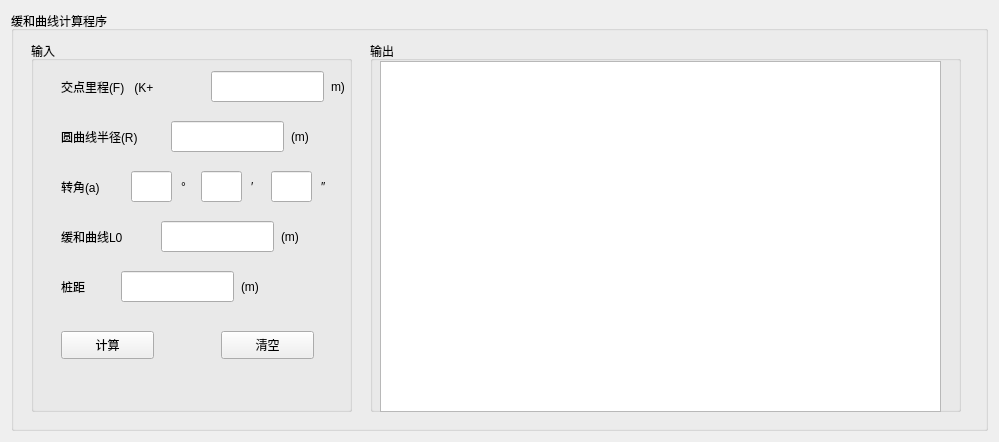
<?xml version="1.0" encoding="UTF-8"?>
<ui version="4.0">
 <class>Form</class>
 <widget class="QWidget" name="Form">
  <property name="geometry">
   <rect>
    <x>0</x>
    <y>0</y>
    <width>999</width>
    <height>442</height>
   </rect>
  </property>
  <property name="windowTitle">
   <string>Form</string>
  </property>
  <layout class="QHBoxLayout" name="horizontalLayout">
   <item>
    <widget class="QGroupBox" name="groupBox">
     <property name="title">
      <string>缓和曲线计算程序</string>
     </property>
     <widget class="QGroupBox" name="groupBox_2">
      <property name="geometry">
       <rect>
        <x>20</x>
        <y>30</y>
        <width>321</width>
        <height>371</height>
       </rect>
      </property>
      <property name="title">
       <string>输入</string>
      </property>
      <widget class="QPushButton" name="btn_calc">
       <property name="geometry">
        <rect>
         <x>30</x>
         <y>290</y>
         <width>93</width>
         <height>28</height>
        </rect>
       </property>
       <property name="text">
        <string>计算</string>
       </property>
      </widget>
      <widget class="QPushButton" name="btn_clear">
       <property name="geometry">
        <rect>
         <x>190</x>
         <y>290</y>
         <width>93</width>
         <height>28</height>
        </rect>
       </property>
       <property name="text">
        <string>清空</string>
       </property>
      </widget>
      <widget class="QLabel" name="label">
       <property name="geometry">
        <rect>
         <x>30</x>
         <y>30</y>
         <width>141</width>
         <height>31</height>
        </rect>
       </property>
       <property name="text">
        <string>交点里程(F)   (K+</string>
       </property>
      </widget>
      <widget class="QLineEdit" name="edit_F">
       <property name="geometry">
        <rect>
         <x>180</x>
         <y>30</y>
         <width>113</width>
         <height>31</height>
        </rect>
       </property>
      </widget>
      <widget class="QLabel" name="label_2">
       <property name="geometry">
        <rect>
         <x>300</x>
         <y>30</y>
         <width>21</width>
         <height>31</height>
        </rect>
       </property>
       <property name="text">
        <string>m)</string>
       </property>
      </widget>
      <widget class="QLabel" name="label_3">
       <property name="geometry">
        <rect>
         <x>30</x>
         <y>80</y>
         <width>141</width>
         <height>31</height>
        </rect>
       </property>
       <property name="text">
        <string>圆曲线半径(R)</string>
       </property>
      </widget>
      <widget class="QLabel" name="label_4">
       <property name="geometry">
        <rect>
         <x>30</x>
         <y>130</y>
         <width>141</width>
         <height>31</height>
        </rect>
       </property>
       <property name="text">
        <string>转角(a)</string>
       </property>
      </widget>
      <widget class="QLabel" name="label_5">
       <property name="geometry">
        <rect>
         <x>30</x>
         <y>180</y>
         <width>141</width>
         <height>31</height>
        </rect>
       </property>
       <property name="text">
        <string>缓和曲线L0</string>
       </property>
      </widget>
      <widget class="QLabel" name="label_6">
       <property name="geometry">
        <rect>
         <x>30</x>
         <y>230</y>
         <width>141</width>
         <height>31</height>
        </rect>
       </property>
       <property name="text">
        <string>桩距</string>
       </property>
      </widget>
      <widget class="QLabel" name="label_7">
       <property name="geometry">
        <rect>
         <x>260</x>
         <y>80</y>
         <width>21</width>
         <height>31</height>
        </rect>
       </property>
       <property name="text">
        <string>(m)</string>
       </property>
      </widget>
      <widget class="QLineEdit" name="edit_R">
       <property name="geometry">
        <rect>
         <x>140</x>
         <y>80</y>
         <width>113</width>
         <height>31</height>
        </rect>
       </property>
      </widget>
      <widget class="QLabel" name="label_8">
       <property name="geometry">
        <rect>
         <x>250</x>
         <y>180</y>
         <width>21</width>
         <height>31</height>
        </rect>
       </property>
       <property name="text">
        <string>(m)</string>
       </property>
      </widget>
      <widget class="QLineEdit" name="edit_L">
       <property name="geometry">
        <rect>
         <x>130</x>
         <y>180</y>
         <width>113</width>
         <height>31</height>
        </rect>
       </property>
      </widget>
      <widget class="QLabel" name="label_9">
       <property name="geometry">
        <rect>
         <x>210</x>
         <y>230</y>
         <width>21</width>
         <height>31</height>
        </rect>
       </property>
       <property name="text">
        <string>(m)</string>
       </property>
      </widget>
      <widget class="QLineEdit" name="edit_D">
       <property name="geometry">
        <rect>
         <x>90</x>
         <y>230</y>
         <width>113</width>
         <height>31</height>
        </rect>
       </property>
      </widget>
      <widget class="QLineEdit" name="edit_A1">
       <property name="geometry">
        <rect>
         <x>100</x>
         <y>130</y>
         <width>41</width>
         <height>31</height>
        </rect>
       </property>
      </widget>
      <widget class="QLineEdit" name="edit_A3">
       <property name="geometry">
        <rect>
         <x>240</x>
         <y>130</y>
         <width>41</width>
         <height>31</height>
        </rect>
       </property>
      </widget>
      <widget class="QLineEdit" name="edit_A2">
       <property name="geometry">
        <rect>
         <x>170</x>
         <y>130</y>
         <width>41</width>
         <height>31</height>
        </rect>
       </property>
       <property name="text">
        <string/>
       </property>
      </widget>
      <widget class="QLabel" name="label_10">
       <property name="geometry">
        <rect>
         <x>290</x>
         <y>130</y>
         <width>21</width>
         <height>31</height>
        </rect>
       </property>
       <property name="text">
        <string>″</string>
       </property>
      </widget>
      <widget class="QLabel" name="label_11">
       <property name="geometry">
        <rect>
         <x>220</x>
         <y>130</y>
         <width>21</width>
         <height>31</height>
        </rect>
       </property>
       <property name="text">
        <string>′</string>
       </property>
      </widget>
      <widget class="QLabel" name="label_12">
       <property name="geometry">
        <rect>
         <x>150</x>
         <y>130</y>
         <width>21</width>
         <height>31</height>
        </rect>
       </property>
       <property name="text">
        <string>°</string>
       </property>
      </widget>
      <widget class="QGroupBox" name="groupBox_3">
       <property name="geometry">
        <rect>
         <x>350</x>
         <y>10</y>
         <width>120</width>
         <height>80</height>
        </rect>
       </property>
       <property name="title">
        <string>GroupBox</string>
       </property>
      </widget>
     </widget>
     <widget class="QGroupBox" name="groupBox_4">
      <property name="geometry">
       <rect>
        <x>359</x>
        <y>30</y>
        <width>591</width>
        <height>371</height>
       </rect>
      </property>
      <property name="title">
       <string>输出</string>
      </property>
      <widget class="QTableWidget" name="table_widget">
       <property name="geometry">
        <rect>
         <x>10</x>
         <y>20</y>
         <width>561</width>
         <height>351</height>
        </rect>
       </property>
      </widget>
     </widget>
    </widget>
   </item>
  </layout>
 </widget>
 <tabstops>
  <tabstop>edit_F</tabstop>
  <tabstop>edit_R</tabstop>
  <tabstop>edit_A1</tabstop>
  <tabstop>edit_A2</tabstop>
  <tabstop>edit_A3</tabstop>
  <tabstop>edit_L</tabstop>
  <tabstop>edit_D</tabstop>
  <tabstop>btn_calc</tabstop>
  <tabstop>btn_clear</tabstop>
 </tabstops>
 <resources>
  <include location="C:/Users/Cabby/Desktop/x.qrc"/>
 </resources>
 <connections/>
</ui>
